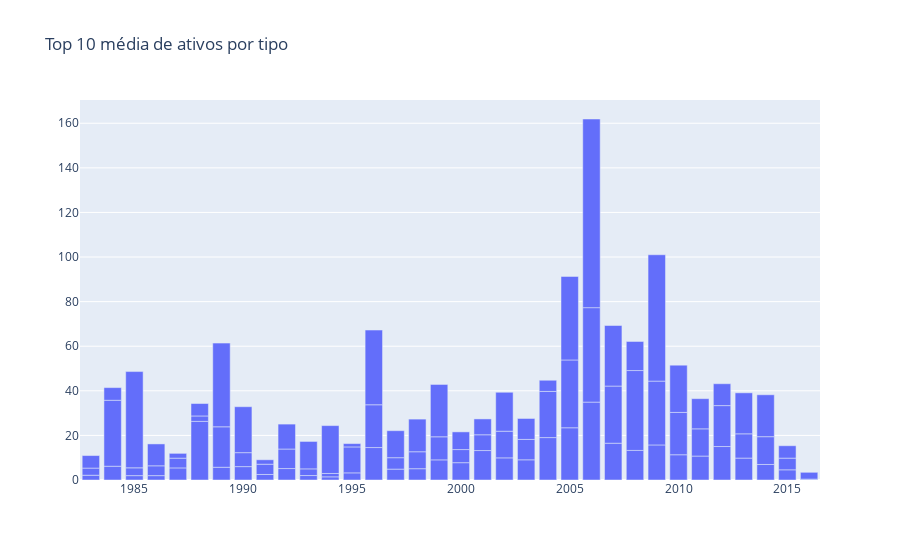

This figure's notebook cell:
### Code cell
import plotly.graph_objects as go

fig = go.Figure(data = [go.Bar(name ="Action", x = nintendo_year.Year, y = nintendo_year.Global_Sales)])

fig.update_layout(barmode = "stack"
                 , title_text = "Top 10 média de ativos por tipo")

fig.show()
